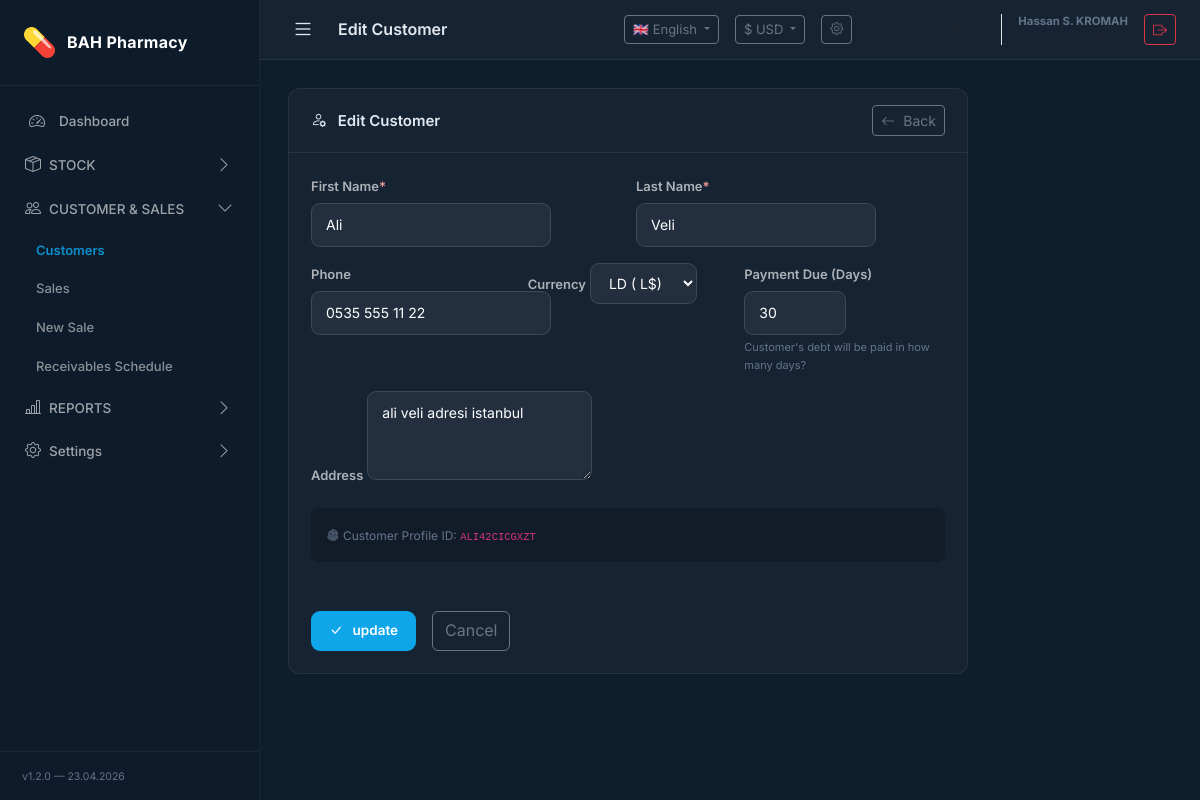
The app's page /modules/customers/form.php?id=3 (signed in) with its own data.
### tables this page shows
CREATE TABLE `currencies` (
  `id` int(10) unsigned NOT NULL AUTO_INCREMENT,
  `code` varchar(10) NOT NULL,
  `symbol` varchar(10) NOT NULL,
  `name` varchar(100) NOT NULL,
  `position` enum('before','after') DEFAULT 'before',
  `decimal_sep` varchar(5) DEFAULT '.',
  `thousand_sep` varchar(5) DEFAULT ',',
  `is_active` tinyint(1) DEFAULT 1,
  `created_at` datetime DEFAULT current_timestamp(),
  `current_rate` decimal(16,6) DEFAULT NULL,
  `rate_date` date DEFAULT NULL,
  `is_default` tinyint(1) DEFAULT 0,
  PRIMARY KEY (`id`),
  UNIQUE KEY `code` (`code`)
);

CREATE TABLE `customers` (
  `id` int(10) unsigned NOT NULL AUTO_INCREMENT,
  `unique_id` varchar(36) NOT NULL COMMENT 'UUID',
  `first_name` varchar(100) NOT NULL,
  `last_name` varchar(100) NOT NULL,
  `phone` varchar(20) DEFAULT NULL,
  `address` text DEFAULT NULL,
  `payment_due_days` int(10) unsigned DEFAULT 30 COMMENT 'Vade günü',
  `total_debt` decimal(12,2) NOT NULL DEFAULT 0.00,
  `currency` varchar(10) DEFAULT 'USD',
  `is_active` tinyint(1) NOT NULL DEFAULT 1,
  `created_at` datetime DEFAULT current_timestamp(),
  `updated_at` datetime DEFAULT current_timestamp() ON UPDATE current_timestamp(),
  PRIMARY KEY (`id`),
  UNIQUE KEY `unique_id` (`unique_id`)
);

### modules/customers/form.php (the view, shortened to what the rows shown need)
<?php
$pdo = Database::getInstance();
$id = (int) get('id');
$customer = null;
$dupWarning = [];
if ($id > 0) {
    $stmt = $pdo->prepare("SELECT * FROM customers WHERE id = :id");
    $stmt->execute([':id' => $id]);
    $customer = $stmt->fetch();
}
$pageTitle = $id > 0 ? __('edit_customer') : __('new_customer');
$currencies = $pdo->query("SELECT * FROM currencies ORDER BY code ASC")->fetchAll();
require_once dirname(__DIR__, 2) . '/core/layout_header.php';
?>
<?php if (empty($dupWarning)): ?>
    <div class="panel" style="max-width:680px;">
        <div class="panel-header">
            <h5><i class="bi bi-person-<?= $id > 0 ? 'gear' : 'plus' ?> me-2"></i>
                <?= e($pageTitle) ?>
            </h5>
            <a href="index.php" class="btn btn-outline-secondary btn-sm">
                <i class="bi bi-arrow-left me-1"></i>
                <?= __('back') ?>
            </a>
        </div>
        <div class="panel-body">
            <form method="POST" action="form.php<?= $id > 0 ? '?id=' . $id : '' ?>" data-once>
                <div class="row g-3">
                    <div class="col-md-6">
                        <label class="form-label-dark">
                            <?= __('first_name') ?><span style="color:#ef9a9a">*</span>
                        </label>
                        <input type="text" name="first_name" class="form-control-dark" required
                            value="<?= e($customer['first_name'] ?? post('first_name')) ?>" placeholder="Ex: John">
                    </div>
                    <div class="col-md-6">
                        <label class="form-label-dark">
                            <?= __('last_name') ?><span style="color:#ef9a9a">*</span>
                        </label>
                        <input type="text" name="last_name" class="form-control-dark" required
                            value="<?= e($customer['last_name'] ?? post('last_name')) ?>" placeholder="Ex: Doe">
                    </div>
                    <div class="col-md-4">
                        <label class="form-label-dark">
                            <?= __('phone') ?>
                        </label>
                        <input type="text" name="phone" class="form-control-dark"
                            value="<?= e($customer['phone'] ?? post('phone')) ?>" placeholder="0555 000 00 00">
                    </div>
                    <div class="col-md-4">
                        <label class="form-label-dark">
                            <?= __('currency') ?>
                        </label>
                        <select name="currency" class="form-select-dark">
                            <?php foreach ($currencies as $c): ?>
                                <option value="<?= e($c['code']) ?>" <?= ($customer['currency'] ?? post('currency', 'USD')) === $c['code'] ? 'selected' : '' ?>>
                                    <?= e($c['code']) ?> (
                                </option>
                            <?php endforeach; ?>
                        </select>
                    </div>
                    <div class="col-md-4">
                        <label class="form-label-dark">
                            <?= __('due_days') ?>
                        </label>
                        <input type="number" name="payment_due_days" class="form-control-dark" min="0" max="365"
                            data-positive value="<?= e($customer['payment_due_days'] ?? post('payment_due_days', '30')) ?>">
                        <div style="font-size:11px;color:var(--text-muted);margin-top:4px;">Customer's debt will be paid in
                            how many days?</div>
                    </div>
                    <div class="col-12">
                        <label class="form-label-dark">
                            <?= __('address') ?>
                        </label>
                        <textarea name="address" class="form-control-dark" rows="3"
                            placeholder="<?= __('address') ?>"><?= e($customer['address'] ?? post('address')) ?></textarea>
                    </div>
                </div>
                <?php if ($id > 0 && !empty($customer['unique_id'])): ?>
                    <div class="mt-3 p-3" style="background:rgba(0,0,0,0.2);border-radius:8px;">
                        <span style="font-size:12px;color:var(--text-muted);">
                            <i class="bi bi-fingerprint me-1"></i>Customer Profile ID:
                            <code><?= e($customer['unique_id']) ?></code>
                        </span>
                    </div>
                <?php endif; ?>
                <hr style="border-color:rgba(255,255,255,0.08);margin:24px 0;">
                <div class="d-flex gap-3">
                    <button type="submit" class="btn-accent">
                        <i class="bi bi-check-lg me-1"></i>
                        <?= $id > 0 ? __('update') : __('save') ?>
                    </button>
                    <a href="index.php" class="btn btn-outline-secondary">
                        <?= __('cancel') ?>
                    </a>
                </div>
            </form>
        </div>
    </div>
<?php endif; ?>
<?php require_once dirname(__DIR__, 2) . '/core/layout_footer.php'; ?>

### core/layout_header.php (shortened to what the rows shown need)
<?php
$pageTitle = $pageTitle ?? __('app_name');
$curLang = getCurrentLang();
$curCur = getCurrentCurrency();
$curInfo = getCurrencyInfo();
?>
<!DOCTYPE html>
<html lang="<?= $curLang ?>">
<head>
    <link rel="stylesheet" href="https://cdn.jsdelivr.net/npm/bootstrap@5.3.3/dist/css/bootstrap.min.css">
    <link rel="stylesheet" href="https://cdn.jsdelivr.net/npm/bootstrap-icons@1.11.3/font/bootstrap-icons.min.css">
    <link rel="stylesheet" href="<?= BASE_URL ?>/public/assets/css/app.css">
</head>
<body>
    <div class="wrapper">
        <div id="content">
            <div class="topbar">
                <div class="topbar-right d-flex align-items-center gap-3">
                    <div class="dropdown">
                        <button class="btn btn-sm btn-outline-secondary dropdown-toggle" type="button"
                            data-bs-toggle="dropdown" style="font-size:13px;">
                            <?= $curInfo['symbol'] ?> <?= $curCur ?>
                        </button>
                            <?php foreach (getCurrencyList() as $code => $ci): ?>
                                <li>
                                    <a class="dropdown-item <?= $code === $curCur ? 'active' : '' ?>"
                                        href="?set_currency=<?= $code ?>">
                                        <?= $ci['symbol'] ?>     <?= $code ?> — <?= $ci['name'] ?>
                                    </a>
                                </li>
                            <?php endforeach; ?>
                    </div>
                </div>
            </div>
            <div class="page-content">

### records on screen
currencies: symbol "$"
customers: first_name "Ali", last_name "Veli", phone "0535 555 11 22", currency "LD ( L$)", payment_due_days "30", address "ali veli adresi istanbul", unique "ALI42CICGXZT"

### other values on screen
__('app_name') "BAH Pharmacy"
__('dashboard') "Dashboard"
__('menu_stock') "STOCK"
__('menu_customer_sales') "CUSTOMER & SALES"
__('customers') "Customers"
__('sales') "Sales"
__('new_sale') "New Sale"
__('receivables_schedule') "Receivables Schedule"
__('menu_reports') "REPORTS"
__('settings') "Settings"
$pageTitle "Edit Customer"
$curFlag "🇬🇧"
$langMeta[$curLang]['name'] "English"
$curCur "USD"
$_SESSION['user_name'] "Hassan S. KROMAH"
